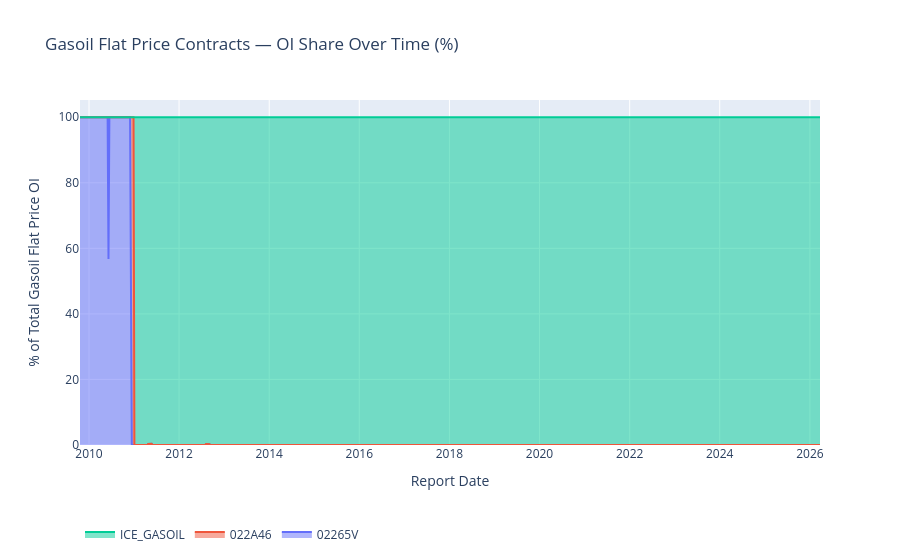

Notebook source saved alongside this figure:
### Markdown cell above
## Open Interest Over Time — Stacked Area (Percentage)

### Code cell
pivot = gasoil.pivot_table(
    index="report_date",
    columns="cftc_contract_market_code",
    values="open_interest_all",
    aggfunc="sum",
).fillna(0)

pct = pivot.div(pivot.sum(axis=1), axis=0) * 100

fig = go.Figure()
for col in pct.columns:
    label = code_labels.get(col, col)
    fig.add_trace(go.Scatter(
        x=pct.index, y=pct[col],
        name=col,
        hovertext=label,
        stackgroup="one",
        groupnorm="percent",
    ))
fig.update_layout(
    title="Gasoil Flat Price Contracts — OI Share Over Time (%)",
    xaxis_title="Report Date",
    yaxis_title="% of Total Gasoil Flat Price OI",
    legend=dict(orientation="h", yanchor="bottom", y=-0.3),
)
fig.show()

### Figure 1 — Plotly figure (JSON) as saved in the notebook; plotly's stock layout.template omitted (floating-point values rounded to 4 significant figures; data arrays with more than 128 entries replaced by an {"elided": "..."} marker saying what was removed)
{"data": [{"groupnorm": "percent", "hovertext": "GASOIL (ICE) SWAP - NEW YORK MERCANTILE EXCHANGE", "name": "02265V", "stackgroup": "one", "type": "scatter", "x": {"elided": "850 str values"}, "y": {"elided": "850 float values"}}, {"groupnorm": "percent", "hovertext": "GASOIL AVG PRICE OPTIONS - NEW YORK MERCANTILE EXCHANGE", "name": "022A46", "stackgroup": "one", "type": "scatter", "x": {"elided": "850 str values"}, "y": {"elided": "850 float values"}}, {"groupnorm": "percent", "hovertext": "ICE Gasoil Futures - ICE Futures Europe", "name": "ICE_GASOIL", "stackgroup": "one", "type": "scatter", "x": {"elided": "850 str values"}, "y": {"elided": "850 float values"}}], "layout": {"legend": {"orientation": "h", "y": -0.3, "yanchor": "bottom"}, "title": {"text": "Gasoil Flat Price Contracts — OI Share Over Time (%)"}, "xaxis": {"title": {"text": "Report Date"}}, "yaxis": {"title": {"text": "% of Total Gasoil Flat Price OI"}}}}
